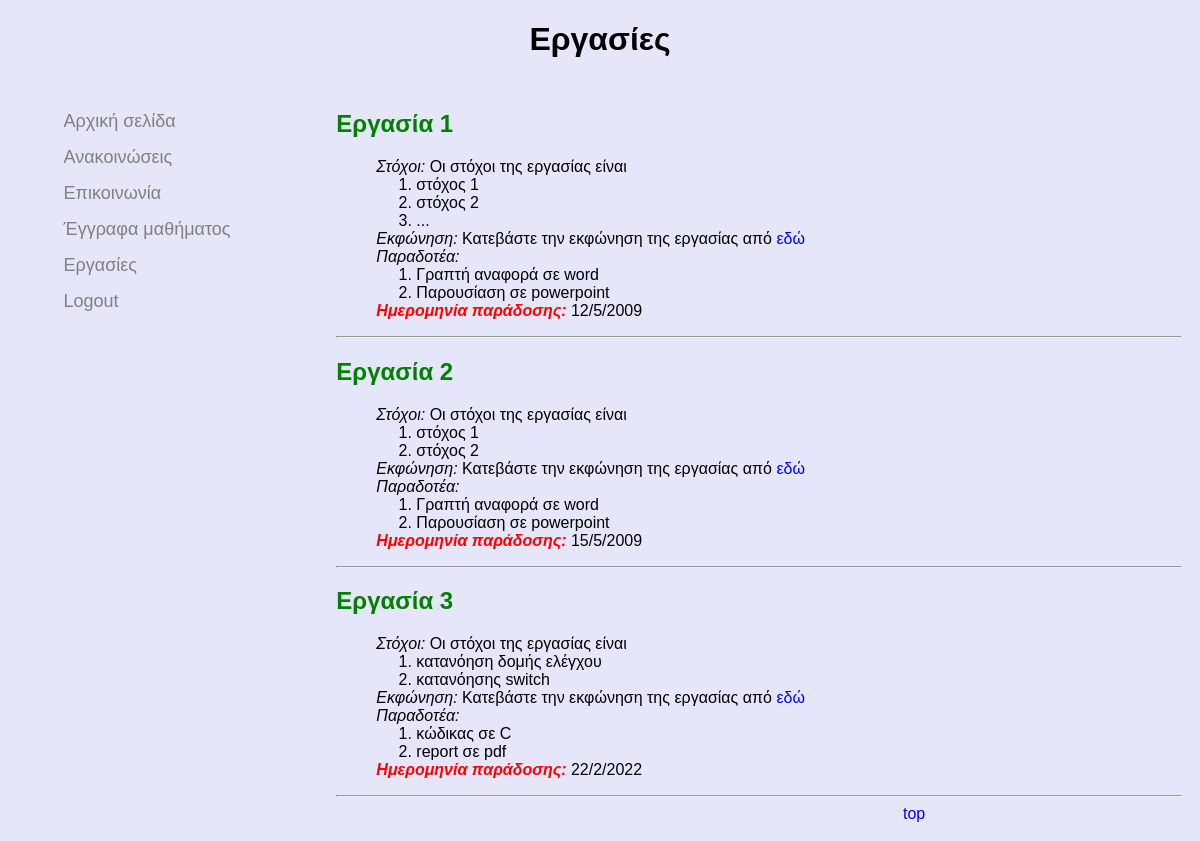
The page /homework.php (signed in) on the database its author committed.
### tables this page shows
CREATE TABLE `homework` (
  `id` int(11) NOT NULL,
  `goals` text NOT NULL,
  `location` text NOT NULL,
  `deliver` text NOT NULL,
  `date` text NOT NULL
);

### homework.php (the view, shortened to what this page needs)
<?php
try {
    $conn = require 'db_connect.php';
    $query = "SELECT * FROM homework";
    $stmt = $conn->prepare($query);
    $stmt->execute();
    $result = $stmt->setFetchMode(PDO::FETCH_ASSOC);
    $result = $stmt->fetchAll();
} catch (PDOException $e) {
}
?>
<!DOCTYPE html>
<html lang="en">
<head>
    <link rel="stylesheet" href="styles.css">
</head>
<body>
<div class="body" id="top">
    <h1>Εργασίες</h1>
    <div class="container">
        <?php include 'menu.php';?>
        <div class="content">
            <?php
            for ($x = 0; $x < sizeof($result); $x++) {
                echo '<div class="announcement">';
                echo '<h2 class="announcement-title"> Εργασία ' . ($x+1) . '</h2>';
                echo '<ul class="announcement-content">';
                echo '<li><span class="italics">Στόχοι:</span> Οι στόχοι της εργασίας είναι <ol>';
                $pieces = explode(",", $result[$x]['goals']);
                for ($y=0; $y < sizeof($pieces); $y++){
                    echo '<li>';
                    echo $pieces[$y];
                    echo '</li>';
                }
                echo '</ol></li>';
                echo '<li><span class="italics">Εκφώνηση:</span> Κατεβάστε την εκφώνηση της εργασίας από <a href="' . $result[$x]['location'] . '">εδώ</a></li>';
                echo '<li><span class="italics">Παραδοτέα: </span> <ol>';
                $pieces = explode(",", $result[$x]['deliver']);
                for ($y=0; $y < sizeof($pieces); $y++){
                    echo '<li>';
                    echo $pieces[$y];
                    echo '</li>';
                }
                echo '</ol></li>';
                echo '<li><span class="italics red strong">Ημερομηνία παράδοσης:</span> '.$result[$x]['date'].'</li>';
                echo '</ul>';
                echo '<hr>';
                echo '</div>';
            }
            ?>
            <div class="top-button-container">
                <div class="top-button"><a href="#top">top</a></div>
            </div>
        </div>
    </div>
</div>
</body>
</html>

### styles.css (style rules this page uses)
body { font-family: Arial, Helvetica, sans-serif; background: #E6E6FA; }
h1 { text-align: center; }
div.container { display: flex; align-items: flex-start; }
div.content { flex-basis: 75%; padding: 10px; }
h2.announcement-title { color: green; }
ul.announcement-content { list-style-type: none; }
div.top-button-container { display: flex; align-items: flex-start; }
div.top-button { flex-basis: 33%; }
.strong { font-weight: bold; }
.italics { font-style: italic; }
.red { color: red; }
a { text-decoration: none; }

### rows shown on the page
homework: goals "στόχος 1", goals "στόχος 2", goals "...", deliver "Γραπτή αναφορά σε word", deliver "Παρουσίαση σε powerpoint", date "12/5/2009"
homework: goals "στόχος 1", goals "στόχος 2", deliver "Γραπτή αναφορά σε word", deliver "Παρουσίαση σε powerpoint", date "15/5/2009"
homework: goals "κατανόηση δομής ελέγχου", goals "κατανόησης switch", deliver "κώδικας σε C", deliver "report σε pdf", date "22/2/2022"
